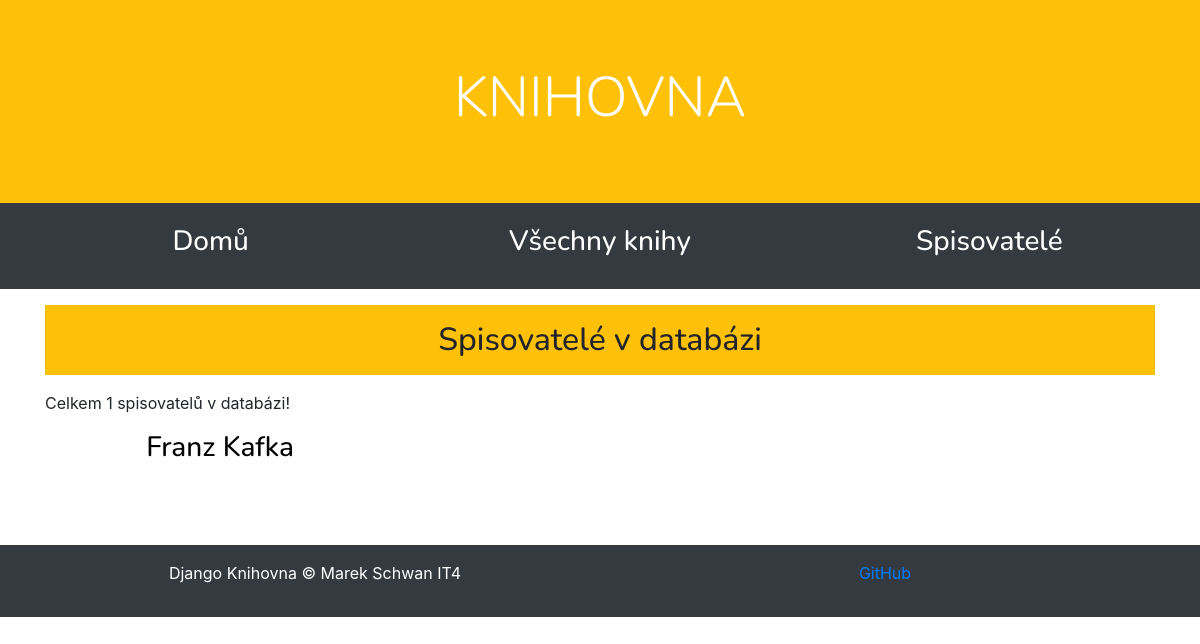
Page /templates/authors on the earlier database version.
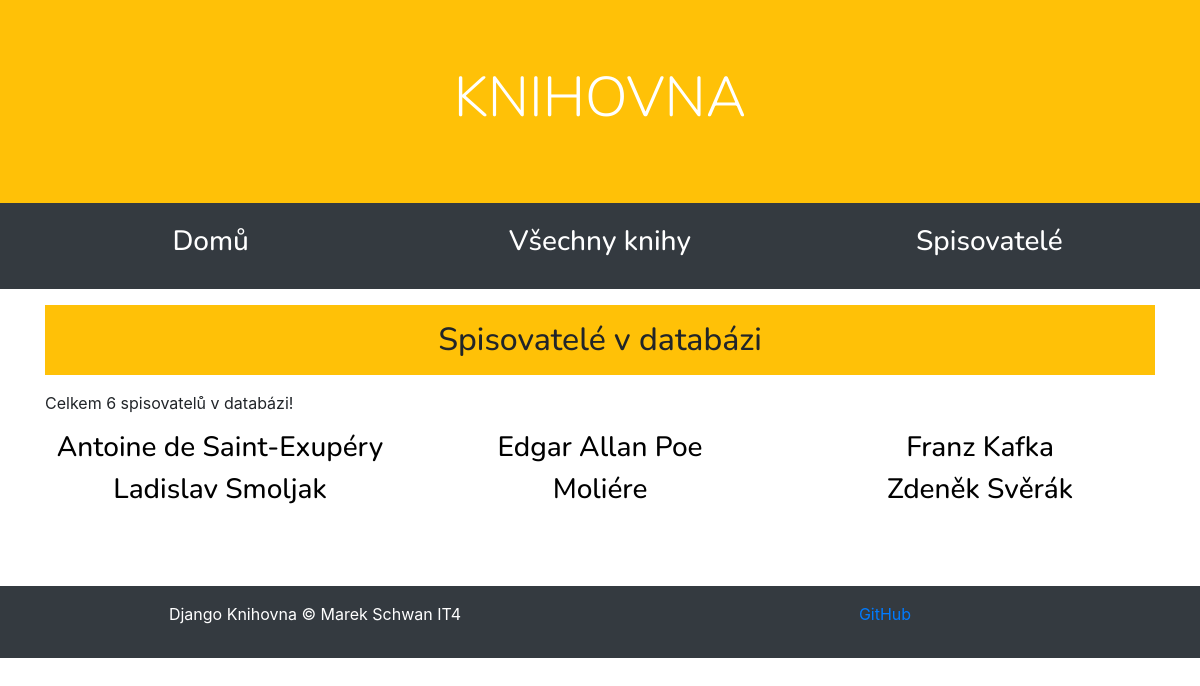
Same page on the later database version.
### books/models.py (models this page shows, shortened)
class Author(models.Model):
    name = models.CharField(max_length=100, unique=True, verbose_name="Author's name",
                            help_text='Enter author\'s name')
    bio = models.TextField(blank=True, null=True, verbose_name="Biography")
    portrait = models.ImageField(upload_to=portrait_path, blank=True, null=True, verbose_name="Portrait")
    class Meta:
        ordering = ["name"]

### books/views.py (the view)
# urls.py: path('templates/authors', views.author, name="authors"),
def author(request):
    num_authors = Author.objects.all().count()
    authors = Author.objects.all()
    context = {
        'num_authors': num_authors,
        'authors': authors
    }
    return render(request, '../templates/authors.html', context=context)

### books/templates/authors.html
{% extends 'base.html' %}
{% block content %}
    <div class="bg-warning">
        <h2 class="uppercase text-center">Spisovatelé v databázi</h2>
    </div>
    <p>Celkem {{num_authors}} spisovatelů v databázi!</p>
    <div class="row">
        {% for author in authors %}
        <div class="col-sm-4 text-center authors">
            <h3>{{author.name}}</h3>
        </div>
        {% endfor %}
    </div>
{% endblock %}

Differences in the rows shown:
added Author: name "Antoine de Saint-Exupéry"
added Author: name "Edgar Allan Poe"
added Author: name "Ladislav Smoljak"
added Author: name "Moliére"
added Author: name "Zdeněk Svěrák"
Other differences:
{{ num_authors }}: "1" → "6"
